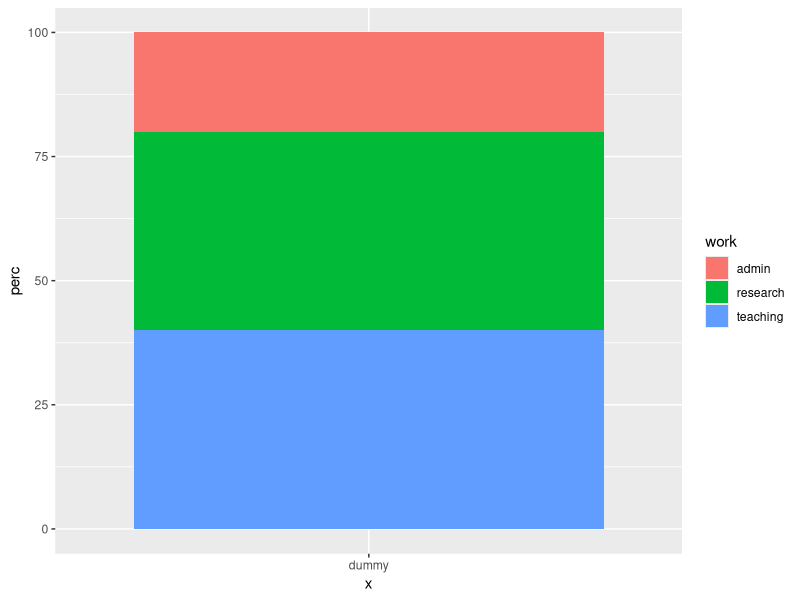
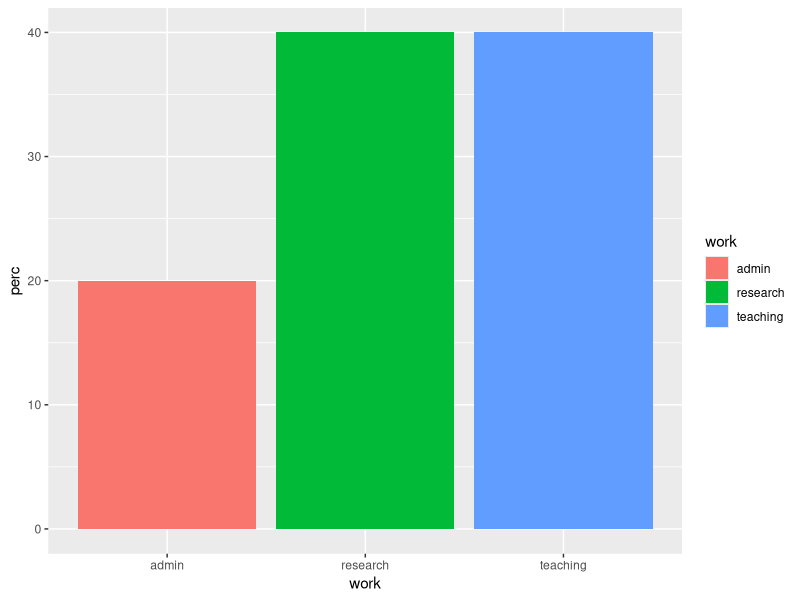
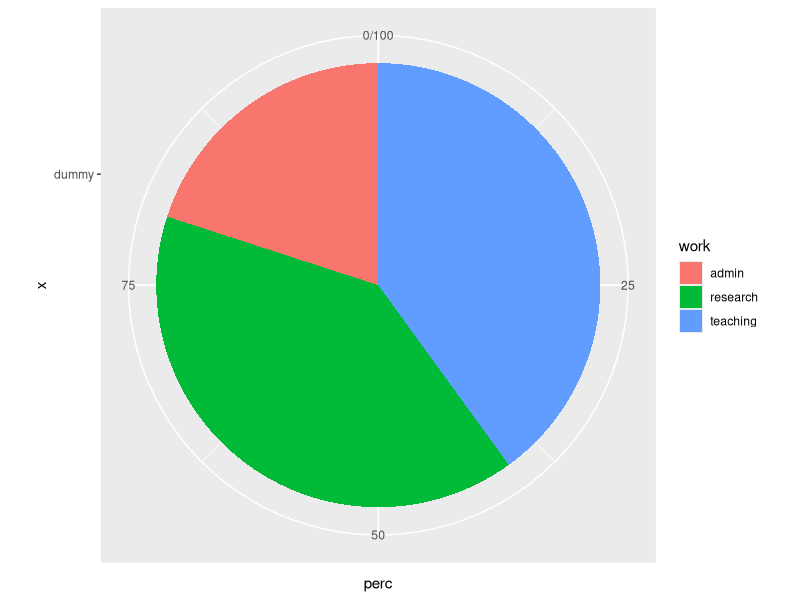
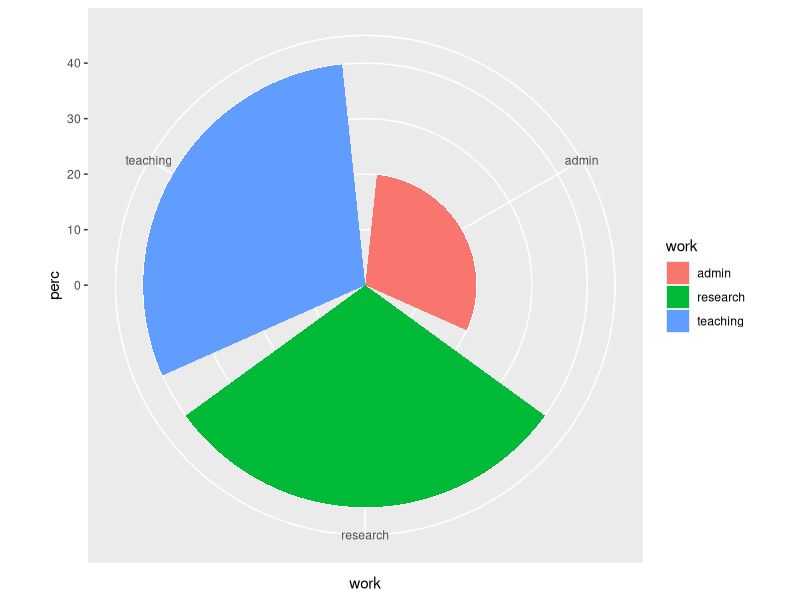

Generate these figures, in order, with R:
## ---- chunk 1
library(tidyverse)

df <- tibble(
  work = c("research", "teaching", "admin"),
  perc = c(40, 40, 20)
)


p1 <- df %>% 
  ggplot(aes(x = "dummy", y = perc, fill = work)) +
  geom_col()


p2 <- df %>% 
  ggplot(aes(x = work, y = perc, fill = work)) +
  geom_col()



p3 <- df %>% 
  ggplot(aes(x = "dummy", y = perc, fill = work)) +
  geom_col() +
  coord_polar(theta = "y")



p4 <- df %>% 
  ggplot(aes(x = work, y = perc, fill = work)) +
  geom_col() +
  coord_polar(theta = "x")
